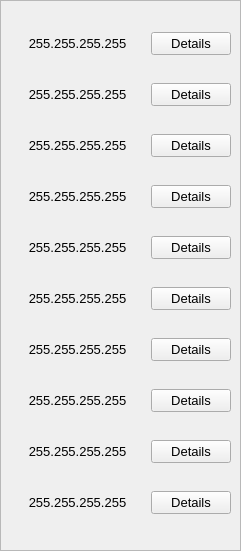
    <widget class="QFrame" name="frame2">
     <property name="geometry">
      <rect>
       <x>240</x>
       <y>20</y>
       <width>241</width>
       <height>551</height>
      </rect>
     </property>
     <property name="frameShape">
      <enum>QFrame::StyledPanel</enum>
     </property>
     <property name="frameShadow">
      <enum>QFrame::Raised</enum>
     </property>
     <widget class="QWidget" name="verticalLayoutWidget_3">
      <property name="geometry">
       <rect>
        <x>10</x>
        <y>10</y>
        <width>221</width>
        <height>531</height>
       </rect>
      </property>
      <layout class="QVBoxLayout" name="verticalLayout_4">
       <item>
        <layout class="QHBoxLayout" name="horizontalLayout_36">
         <item>
          <widget class="QLabel" name="ipAddressLabel11">
           <property name="font">
            <font>
             <pointsize>10</pointsize>
             <weight>50</weight>
             <bold>false</bold>
            </font>
           </property>
           <property name="text">
            <string>255.255.255.255</string>
           </property>
           <property name="alignment">
            <set>Qt::AlignCenter</set>
           </property>
          </widget>
         </item>
         <item>
          <widget class="QPushButton" name="detailsPushButton11">
           <property name="maximumSize">
            <size>
             <width>80</width>
             <height>16777215</height>
            </size>
           </property>
           <property name="font">
            <font>
             <pointsize>10</pointsize>
            </font>
           </property>
           <property name="text">
            <string>Details</string>
           </property>
          </widget>
         </item>
        </layout>
       </item>
       <item>
        <layout class="QHBoxLayout" name="horizontalLayout_37">
         <item>
          <widget class="QLabel" name="ipAddressLabel12">
           <property name="font">
            <font>
             <pointsize>10</pointsize>
             <weight>50</weight>
             <bold>false</bold>
            </font>
           </property>
           <property name="text">
            <string>255.255.255.255</string>
           </property>
           <property name="alignment">
            <set>Qt::AlignCenter</set>
           </property>
          </widget>
         </item>
         <item>
          <widget class="QPushButton" name="detailsPushButton12">
           <property name="maximumSize">
            <size>
             <width>80</width>
             <height>16777215</height>
            </size>
           </property>
           <property name="font">
            <font>
             <pointsize>10</pointsize>
            </font>
           </property>
           <property name="text">
            <string>Details</string>
           </property>
          </widget>
         </item>
        </layout>
       </item>
       <item>
        <layout class="QHBoxLayout" name="horizontalLayout_38">
         <item>
          <widget class="QLabel" name="ipAddressLabel13">
           <property name="font">
            <font>
             <pointsize>10</pointsize>
             <weight>50</weight>
             <bold>false</bold>
            </font>
           </property>
           <property name="text">
            <string>255.255.255.255</string>
           </property>
           <property name="alignment">
            <set>Qt::AlignCenter</set>
           </property>
          </widget>
         </item>
         <item>
          <widget class="QPushButton" name="detailsPushButton13">
           <property name="maximumSize">
            <size>
             <width>80</width>
             <height>16777215</height>
            </size>
           </property>
           <property name="font">
            <font>
             <pointsize>10</pointsize>
            </font>
           </property>
           <property name="text">
            <string>Details</string>
           </property>
          </widget>
         </item>
        </layout>
       </item>
       <item>
        <layout class="QHBoxLayout" name="horizontalLayout_39">
         <item>
          <widget class="QLabel" name="ipAddressLabel14">
           <property name="font">
            <font>
             <pointsize>10</pointsize>
             <weight>50</weight>
             <bold>false</bold>
            </font>
           </property>
           <property name="text">
            <string>255.255.255.255</string>
           </property>
           <property name="alignment">
            <set>Qt::AlignCenter</set>
           </property>
          </widget>
         </item>
         <item>
          <widget class="QPushButton" name="detailsPushButton14">
           <property name="maximumSize">
            <size>
             <width>80</width>
             <height>16777215</height>
            </size>
           </property>
           <property name="font">
            <font>
             <pointsize>10</pointsize>
            </font>
           </property>
           <property name="text">
            <string>Details</string>
           </property>
          </widget>
         </item>
        </layout>
       </item>
       <item>
        <layout class="QHBoxLayout" name="horizontalLayout_40">
         <item>
          <widget class="QLabel" name="ipAddressLabel15">
           <property name="font">
            <font>
             <pointsize>10</pointsize>
             <weight>50</weight>
             <bold>false</bold>
            </font>
           </property>
           <property name="text">
            <string>255.255.255.255</string>
           </property>
           <property name="alignment">
            <set>Qt::AlignCenter</set>
           </property>
          </widget>
         </item>
         <item>
          <widget class="QPushButton" name="detailsPushButton15">
           <property name="maximumSize">
            <size>
             <width>80</width>
             <height>16777215</height>
            </size>
           </property>
           <property name="font">
            <font>
             <pointsize>10</pointsize>
            </font>
           </property>
           <property name="text">
            <string>Details</string>
           </property>
          </widget>
         </item>
        </layout>
       </item>
       <item>
        <layout class="QHBoxLayout" name="horizontalLayout_41">
         <item>
          <widget class="QLabel" name="ipAddressLabel16">
           <property name="font">
            <font>
             <pointsize>10</pointsize>
             <weight>50</weight>
             <bold>false</bold>
            </font>
           </property>
           <property name="text">
            <string>255.255.255.255</string>
           </property>
           <property name="alignment">
            <set>Qt::AlignCenter</set>
           </property>
          </widget>
         </item>
         <item>
          <widget class="QPushButton" name="detailsPushButton16">
           <property name="maximumSize">
            <size>
             <width>80</width>
             <height>16777215</height>
            </size>
           </property>
           <property name="font">
            <font>
             <pointsize>10</pointsize>
            </font>
           </property>
           <property name="text">
            <string>Details</string>
           </property>
          </widget>
         </item>
        </layout>
       </item>
       <item>
        <layout class="QHBoxLayout" name="horizontalLayout_42">
         <item>
          <widget class="QLabel" name="ipAddressLabel17">
           <property name="font">
            <font>
             <pointsize>10</pointsize>
             <weight>50</weight>
             <bold>false</bold>
            </font>
           </property>
           <property name="text">
            <string>255.255.255.255</string>
           </property>
           <property name="alignment">
            <set>Qt::AlignCenter</set>
           </property>
          </widget>
         </item>
         <item>
          <widget class="QPushButton" name="detailsPushButton17">
           <property name="maximumSize">
            <size>
             <width>80</width>
             <height>16777215</height>
            </size>
           </property>
           <property name="font">
            <font>
             <pointsize>10</pointsize>
            </font>
           </property>
           <property name="text">
            <string>Details</string>
           </property>
          </widget>
         </item>
        </layout>
       </item>
       <item>
        <layout class="QHBoxLayout" name="horizontalLayout_43">
         <item>
          <widget class="QLabel" name="ipAddressLabel18">
           <property name="font">
            <font>
             <pointsize>10</pointsize>
             <weight>50</weight>
             <bold>false</bold>
            </font>
           </property>
           <property name="text">
            <string>255.255.255.255</string>
           </property>
           <property name="alignment">
            <set>Qt::AlignCenter</set>
           </property>
          </widget>
         </item>
         <item>
          <widget class="QPushButton" name="detailsPushButton18">
           <property name="maximumSize">
            <size>
             <width>80</width>
             <height>16777215</height>
            </size>
           </property>
           <property name="font">
            <font>
             <pointsize>10</pointsize>
            </font>
           </property>
           <property name="text">
            <string>Details</string>
           </property>
          </widget>
         </item>
        </layout>
       </item>
       <item>
        <layout class="QHBoxLayout" name="horizontalLayout_44">
         <item>
          <widget class="QLabel" name="ipAddressLabel19">
           <property name="font">
            <font>
             <pointsize>10</pointsize>
             <weight>50</weight>
             <bold>false</bold>
            </font>
           </property>
           <property name="text">
            <string>255.255.255.255</string>
           </property>
           <property name="alignment">
            <set>Qt::AlignCenter</set>
           </property>
          </widget>
         </item>
         <item>
          <widget class="QPushButton" name="detailsPushButton19">
           <property name="maximumSize">
            <size>
             <width>80</width>
             <height>16777215</height>
            </size>
           </property>
           <property name="font">
            <font>
             <pointsize>10</pointsize>
            </font>
           </property>
           <property name="text">
            <string>Details</string>
           </property>
          </widget>
         </item>
        </layout>
       </item>
       <item>
        <layout class="QHBoxLayout" name="horizontalLayout_45">
         <item>
          <widget class="QLabel" name="ipAddressLabel20">
           <property name="font">
            <font>
             <pointsize>10</pointsize>
             <weight>50</weight>
             <bold>false</bold>
            </font>
           </property>
           <property name="text">
            <string>255.255.255.255</string>
           </property>
           <property name="alignment">
            <set>Qt::AlignCenter</set>
           </property>
          </widget>
         </item>
         <item>
          <widget class="QPushButton" name="detailsPushButton20">
           <property name="maximumSize">
            <size>
             <width>80</width>
             <height>16777215</height>
            </size>
           </property>
           <property name="font">
            <font>
             <pointsize>10</pointsize>
            </font>
           </property>
           <property name="text">
            <string>Details</string>
           </property>
          </widget>
         </item>
        </layout>
       </item>
      </layout>
     </widget>
    </widget>
